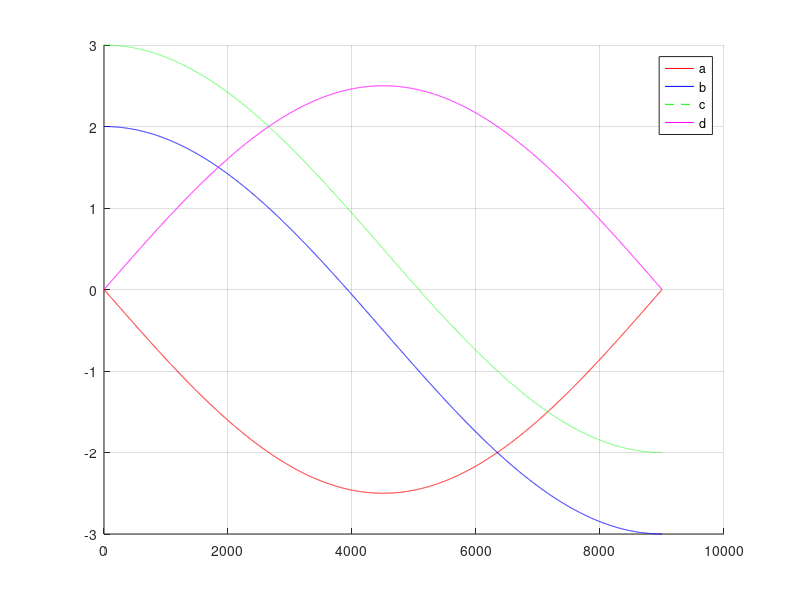

Write MATLAB code to recreate this figure. (Note: this script raises an error after producing the figure.)
% restart
close all; clear; clc;

D = [0 2; 3 0];
a = [];
b = [];
c = [];
d = [];
for theta = (0:0.01:90)*pi/180

    R = [cos(theta) -sin(theta); sin(theta) cos(theta)];
    
    D2 = R*D*R'
    a(end+1) = D2(1,1);
    b(end+1) = D2(1,2);
    c(end+1) = D2(2,1);
    d(end+1) = D2(2,2);

end
figure;
hold on; grid on;
plot(a,'r-');
plot(b,'b-');
plot(c,'g--');
plot(d,'m-');
legend('a','b','c','d');


%% another test
syms a b c d;
theta = pi/4;
R = [cos(theta) -sin(theta); sin(theta) cos(theta)];
T = [0 b; c 0];
T2 = R*T*R'